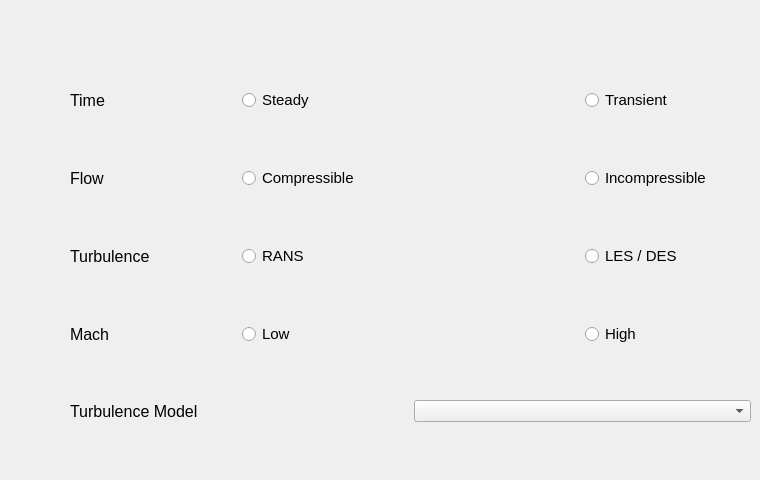
  <widget class="QWidget" name="Model">
   <property name="autoFillBackground">
    <bool>true</bool>
   </property>
   <attribute name="title">
    <string>Model</string>
   </attribute>
   <widget class="QWidget" name="layoutWidget">
    <property name="geometry">
     <rect>
      <x>70</x>
      <y>40</y>
      <width>681</width>
      <height>431</height>
     </rect>
    </property>
    <layout class="QGridLayout" name="gridLayout_7">
     <item row="0" column="0">
      <widget class="QLabel" name="label_8">
       <property name="font">
        <font>
         <pointsize>12</pointsize>
        </font>
       </property>
       <property name="text">
        <string>Time</string>
       </property>
      </widget>
     </item>
     <item row="0" column="1" colspan="2">
      <widget class="QRadioButton" name="steady_btn">
       <property name="font">
        <font>
         <pointsize>11</pointsize>
        </font>
       </property>
       <property name="text">
        <string>Steady</string>
       </property>
      </widget>
     </item>
     <item row="0" column="3">
      <widget class="QRadioButton" name="radioButton">
       <property name="font">
        <font>
         <pointsize>11</pointsize>
        </font>
       </property>
       <property name="text">
        <string>Transient</string>
       </property>
      </widget>
     </item>
     <item row="1" column="0">
      <widget class="QLabel" name="label_9">
       <property name="font">
        <font>
         <pointsize>12</pointsize>
        </font>
       </property>
       <property name="text">
        <string>Flow</string>
       </property>
      </widget>
     </item>
     <item row="1" column="1" colspan="2">
      <widget class="QRadioButton" name="radioButton_2">
       <property name="font">
        <font>
         <pointsize>11</pointsize>
        </font>
       </property>
       <property name="text">
        <string>Compressible</string>
       </property>
      </widget>
     </item>
     <item row="1" column="3">
      <widget class="QRadioButton" name="radioButton_3">
       <property name="font">
        <font>
         <pointsize>11</pointsize>
        </font>
       </property>
       <property name="text">
        <string>Incompressible</string>
       </property>
      </widget>
     </item>
     <item row="2" column="0">
      <widget class="QLabel" name="label_10">
       <property name="font">
        <font>
         <pointsize>12</pointsize>
        </font>
       </property>
       <property name="text">
        <string>Turbulence</string>
       </property>
      </widget>
     </item>
     <item row="2" column="1" colspan="2">
      <widget class="QRadioButton" name="radioButton_4">
       <property name="font">
        <font>
         <pointsize>11</pointsize>
        </font>
       </property>
       <property name="text">
        <string>RANS</string>
       </property>
      </widget>
     </item>
     <item row="2" column="3">
      <widget class="QRadioButton" name="radioButton_5">
       <property name="font">
        <font>
         <pointsize>11</pointsize>
        </font>
       </property>
       <property name="text">
        <string>LES / DES</string>
       </property>
      </widget>
     </item>
     <item row="3" column="0">
      <widget class="QLabel" name="label_11">
       <property name="font">
        <font>
         <pointsize>12</pointsize>
        </font>
       </property>
       <property name="text">
        <string>Mach</string>
       </property>
      </widget>
     </item>
     <item row="3" column="1" colspan="2">
      <widget class="QRadioButton" name="radioButton_6">
       <property name="font">
        <font>
         <pointsize>11</pointsize>
        </font>
       </property>
       <property name="text">
        <string>Low</string>
       </property>
      </widget>
     </item>
     <item row="3" column="3">
      <widget class="QRadioButton" name="radioButton_7">
       <property name="font">
        <font>
         <pointsize>11</pointsize>
        </font>
       </property>
       <property name="text">
        <string>High</string>
       </property>
      </widget>
     </item>
     <item row="4" column="0" colspan="2">
      <widget class="QLabel" name="label_12">
       <property name="font">
        <font>
         <pointsize>12</pointsize>
        </font>
       </property>
       <property name="text">
        <string>Turbulence Model</string>
       </property>
      </widget>
     </item>
     <item row="4" column="2" colspan="2">
      <widget class="QComboBox" name="comboBox"/>
     </item>
    </layout>
   </widget>
  </widget>
